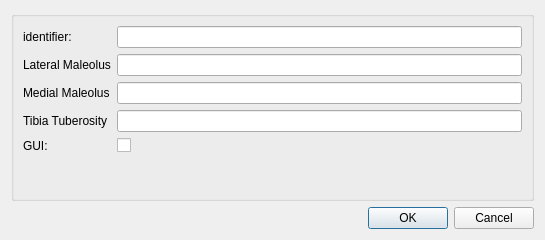
<?xml version="1.0" encoding="UTF-8"?>
<ui version="4.0">
 <class>Dialog</class>
 <widget class="QDialog" name="Dialog">
  <property name="geometry">
   <rect>
    <x>0</x>
    <y>0</y>
    <width>545</width>
    <height>240</height>
   </rect>
  </property>
  <property name="windowTitle">
   <string>Configure Tibia Fibula Registration Step</string>
  </property>
  <layout class="QGridLayout" name="gridLayout">
   <item row="1" column="0">
    <widget class="QDialogButtonBox" name="buttonBox">
     <property name="orientation">
      <enum>Qt::Horizontal</enum>
     </property>
     <property name="standardButtons">
      <set>QDialogButtonBox::Cancel|QDialogButtonBox::Ok</set>
     </property>
    </widget>
   </item>
   <item row="0" column="0">
    <widget class="QGroupBox" name="configGroupBox">
     <property name="title">
      <string/>
     </property>
     <layout class="QFormLayout" name="formLayout">
      <property name="fieldGrowthPolicy">
       <enum>QFormLayout::AllNonFixedFieldsGrow</enum>
      </property>
      <item row="0" column="0">
       <widget class="QLabel" name="label0">
        <property name="text">
         <string>identifier:  </string>
        </property>
       </widget>
      </item>
      <item row="0" column="1">
       <widget class="QLineEdit" name="lineEdit0"/>
      </item>
      <item row="1" column="0">
       <widget class="QLabel" name="label_2">
        <property name="text">
         <string>Lateral Maleolus</string>
        </property>
       </widget>
      </item>
      <item row="1" column="1">
       <widget class="QLineEdit" name="lineEditLM"/>
      </item>
      <item row="2" column="0">
       <widget class="QLabel" name="label_3">
        <property name="text">
         <string>Medial Maleolus</string>
        </property>
       </widget>
      </item>
      <item row="2" column="1">
       <widget class="QLineEdit" name="lineEditMM"/>
      </item>
      <item row="3" column="0">
       <widget class="QLabel" name="label_4">
        <property name="text">
         <string>Tibia Tuberosity</string>
        </property>
       </widget>
      </item>
      <item row="3" column="1">
       <widget class="QLineEdit" name="lineEditTT"/>
      </item>
      <item row="4" column="0">
       <widget class="QLabel" name="label_7">
        <property name="text">
         <string>GUI:</string>
        </property>
       </widget>
      </item>
      <item row="4" column="1">
       <widget class="QCheckBox" name="checkBoxGUI">
        <property name="text">
         <string/>
        </property>
       </widget>
      </item>
     </layout>
    </widget>
   </item>
  </layout>
 </widget>
 <tabstops>
  <tabstop>lineEdit0</tabstop>
  <tabstop>lineEditLM</tabstop>
  <tabstop>lineEditMM</tabstop>
  <tabstop>lineEditTT</tabstop>
  <tabstop>checkBoxGUI</tabstop>
  <tabstop>buttonBox</tabstop>
 </tabstops>
 <resources/>
 <connections>
  <connection>
   <sender>buttonBox</sender>
   <signal>accepted()</signal>
   <receiver>Dialog</receiver>
   <slot>accept()</slot>
   <hints>
    <hint type="sourcelabel">
     <x>208</x>
     <y>368</y>
    </hint>
    <hint type="destinationlabel">
     <x>208</x>
     <y>195</y>
    </hint>
   </hints>
  </connection>
  <connection>
   <sender>buttonBox</sender>
   <signal>rejected()</signal>
   <receiver>Dialog</receiver>
   <slot>reject()</slot>
   <hints>
    <hint type="sourcelabel">
     <x>208</x>
     <y>368</y>
    </hint>
    <hint type="destinationlabel">
     <x>208</x>
     <y>195</y>
    </hint>
   </hints>
  </connection>
 </connections>
</ui>
